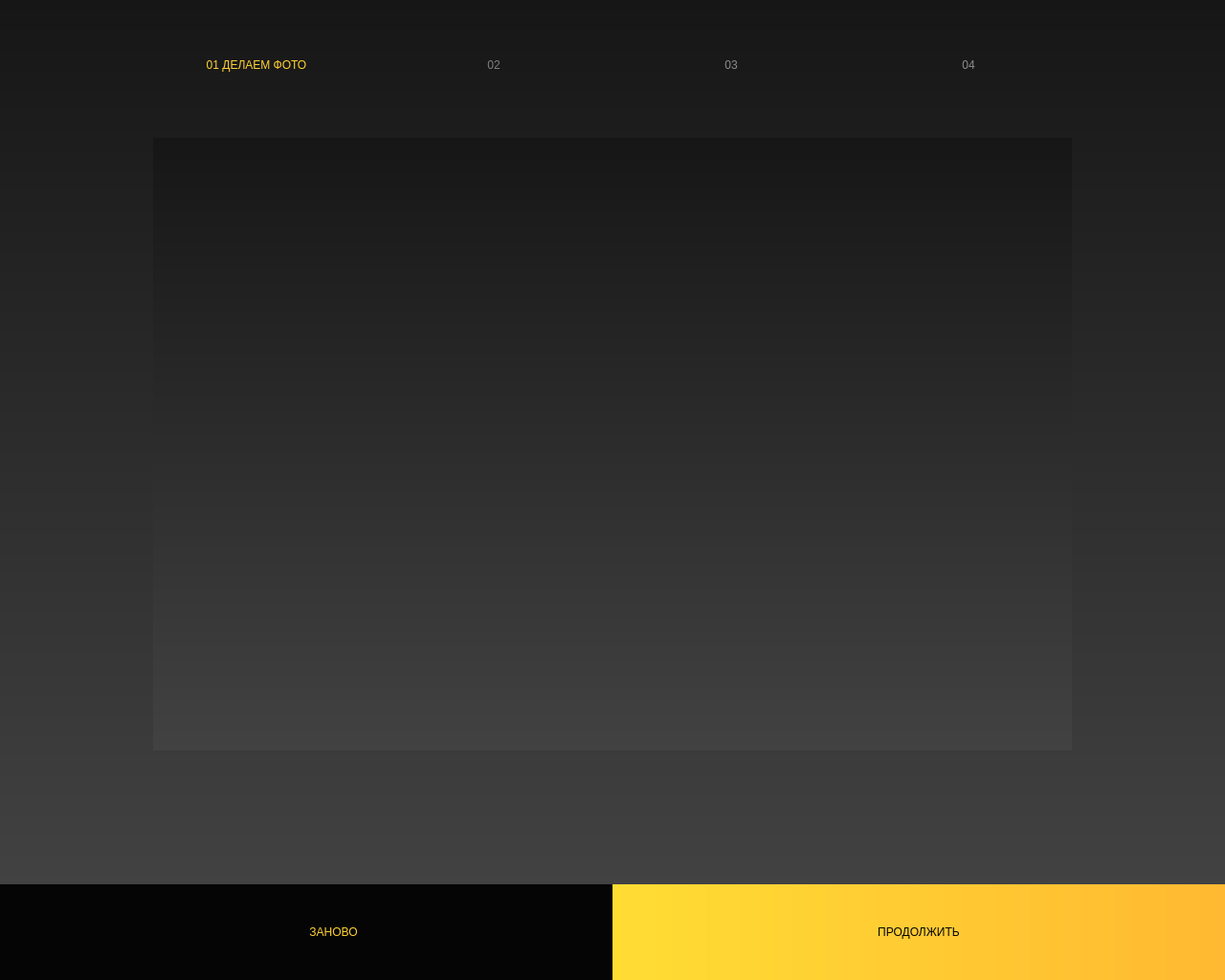
<?xml version="1.0" encoding="UTF-8"?>
<ui version="4.0">
 <class>TakePhotoPageWidget</class>
 <widget class="QWidget" name="TakePhotoPageWidget">
  <property name="geometry">
   <rect>
    <x>0</x>
    <y>0</y>
    <width>1280</width>
    <height>1024</height>
   </rect>
  </property>
  <property name="windowTitle">
   <string>Form</string>
  </property>
  <layout class="QHBoxLayout" name="horizontalLayout">
   <property name="spacing">
    <number>0</number>
   </property>
   <property name="leftMargin">
    <number>0</number>
   </property>
   <property name="topMargin">
    <number>0</number>
   </property>
   <property name="rightMargin">
    <number>0</number>
   </property>
   <property name="bottomMargin">
    <number>0</number>
   </property>
   <item>
    <widget class="QFrame" name="frame">
     <property name="styleSheet">
      <string notr="true">QFrame {
	background-color: rgb(5, 5, 5);
}</string>
     </property>
     <property name="frameShape">
      <enum>QFrame::StyledPanel</enum>
     </property>
     <property name="frameShadow">
      <enum>QFrame::Raised</enum>
     </property>
     <widget class="QLabel" name="logo">
      <property name="geometry">
       <rect>
        <x>40</x>
        <y>26</y>
        <width>70</width>
        <height>70</height>
       </rect>
      </property>
      <property name="styleSheet">
       <string notr="true">QLabel {
	background-color: rgba(0, 0, 0, 0);
}</string>
      </property>
      <property name="text">
       <string/>
      </property>
      <property name="pixmap">
       <pixmap resource="resources.qrc">:/images/logoSign.svg</pixmap>
      </property>
     </widget>
     <widget class="QLabel" name="stepOne">
      <property name="geometry">
       <rect>
        <x>160</x>
        <y>56</y>
        <width>216</width>
        <height>24</height>
       </rect>
      </property>
      <property name="styleSheet">
       <string notr="true">QLabel {
	background-color: rgba(0, 0, 0, 0);
	color: rgb(255, 210, 51);
}</string>
      </property>
      <property name="text">
       <string>01 ДЕЛАЕМ ФОТО</string>
      </property>
      <property name="alignment">
       <set>Qt::AlignCenter</set>
      </property>
     </widget>
     <widget class="QLabel" name="stepTwo">
      <property name="geometry">
       <rect>
        <x>408</x>
        <y>56</y>
        <width>216</width>
        <height>24</height>
       </rect>
      </property>
      <property name="styleSheet">
       <string notr="true">QLabel {
	color: rgb(127, 127, 127);
	background-color: rgba(0, 0, 0, 0);
}</string>
      </property>
      <property name="text">
       <string>02</string>
      </property>
      <property name="alignment">
       <set>Qt::AlignCenter</set>
      </property>
     </widget>
     <widget class="QLabel" name="stepThree">
      <property name="geometry">
       <rect>
        <x>656</x>
        <y>56</y>
        <width>216</width>
        <height>24</height>
       </rect>
      </property>
      <property name="styleSheet">
       <string notr="true">QLabel {
	background-color: rgba(0, 0, 0, 0);
	color: rgb(255, 255, 255, 127);
}</string>
      </property>
      <property name="text">
       <string>03</string>
      </property>
      <property name="alignment">
       <set>Qt::AlignCenter</set>
      </property>
     </widget>
     <widget class="QLabel" name="stepFour">
      <property name="geometry">
       <rect>
        <x>904</x>
        <y>56</y>
        <width>216</width>
        <height>24</height>
       </rect>
      </property>
      <property name="styleSheet">
       <string notr="true">QLabel {
	background-color: rgba(0, 0, 0, 0);
	color: rgb(255, 255, 255, 127);
}</string>
      </property>
      <property name="text">
       <string>04</string>
      </property>
      <property name="alignment">
       <set>Qt::AlignCenter</set>
      </property>
     </widget>
     <widget class="QPushButton" name="cancelButton">
      <property name="geometry">
       <rect>
        <x>1162</x>
        <y>18</y>
        <width>100</width>
        <height>100</height>
       </rect>
      </property>
      <property name="styleSheet">
       <string notr="true">QPushButton {
	background-color: rgba(0, 0, 0, 0);
border: no;
}</string>
      </property>
      <property name="text">
       <string/>
      </property>
      <property name="icon">
       <iconset resource="resources.qrc">
        <normaloff>:/images/cancel.svg</normaloff>:/images/cancel.svg</iconset>
      </property>
      <property name="iconSize">
       <size>
        <width>30</width>
        <height>30</height>
       </size>
      </property>
     </widget>
     <widget class="QStackedWidget" name="bottomPanel">
      <property name="geometry">
       <rect>
        <x>0</x>
        <y>924</y>
        <width>1280</width>
        <height>100</height>
       </rect>
      </property>
      <property name="currentIndex">
       <number>2</number>
      </property>
      <widget class="QWidget" name="takePhotoBottom">
       <property name="styleSheet">
        <string notr="true">QWidget  {
	background-color: qlineargradient(spread:pad, x1:0, y1:0, x2:1, y2:0, stop:0 #ffdd33, stop:1 #ffb932);
}</string>
       </property>
       <widget class="QPushButton" name="takePhotoButton">
        <property name="geometry">
         <rect>
          <x>0</x>
          <y>0</y>
          <width>1280</width>
          <height>100</height>
         </rect>
        </property>
        <property name="font">
         <font>
          <family>Proxima Nova Rg</family>
          <pointsize>8</pointsize>
          <weight>50</weight>
          <bold>false</bold>
         </font>
        </property>
        <property name="styleSheet">
         <string notr="true">QPushButton { 
	background-color: rgba(0, 0, 0, 0);
	border: none;
}</string>
        </property>
        <property name="iconSize">
         <size>
          <width>67</width>
          <height>62</height>
         </size>
        </property>
        <property name="flat">
         <bool>false</bool>
        </property>
       </widget>
       <widget class="QLabel" name="photoIcon">
        <property name="enabled">
         <bool>false</bool>
        </property>
        <property name="geometry">
         <rect>
          <x>436</x>
          <y>17</y>
          <width>67</width>
          <height>62</height>
         </rect>
        </property>
        <property name="styleSheet">
         <string notr="true">QLabel {
	background-color: rgba(0, 0, 0, 0);
}</string>
        </property>
        <property name="text">
         <string/>
        </property>
        <property name="pixmap">
         <pixmap resource="resources.qrc">:/images/cameraIcon.svg</pixmap>
        </property>
       </widget>
       <widget class="QLabel" name="takePhotoText">
        <property name="enabled">
         <bool>true</bool>
        </property>
        <property name="geometry">
         <rect>
          <x>527</x>
          <y>30</y>
          <width>317</width>
          <height>40</height>
         </rect>
        </property>
        <property name="sizePolicy">
         <sizepolicy hsizetype="Expanding" vsizetype="Preferred">
          <horstretch>0</horstretch>
          <verstretch>0</verstretch>
         </sizepolicy>
        </property>
        <property name="mouseTracking">
         <bool>false</bool>
        </property>
        <property name="styleSheet">
         <string notr="true">QLabel {
	background-color: rgba(0, 0, 0, 0);
}</string>
        </property>
        <property name="text">
         <string>СДЕЛАТЬ СНИМОК</string>
        </property>
       </widget>
       <zorder>takePhotoText</zorder>
       <zorder>photoIcon</zorder>
       <zorder>takePhotoButton</zorder>
      </widget>
      <widget class="QWidget" name="timerPanel">
       <property name="styleSheet">
        <string notr="true">QWidget {
	background-color: rgb(74, 74, 74);
}</string>
       </property>
       <widget class="QFrame" name="innerTimerFrame">
        <property name="geometry">
         <rect>
          <x>0</x>
          <y>0</y>
          <width>440</width>
          <height>100</height>
         </rect>
        </property>
        <property name="sizePolicy">
         <sizepolicy hsizetype="Preferred" vsizetype="Preferred">
          <horstretch>0</horstretch>
          <verstretch>0</verstretch>
         </sizepolicy>
        </property>
        <property name="styleSheet">
         <string notr="true">QFrame {
	background-color: qlineargradient(spread:pad, x1:0, y1:0, x2:1, y2:0, stop:0 #ffdd33, stop:1 #ffb932);
}</string>
        </property>
        <property name="frameShape">
         <enum>QFrame::StyledPanel</enum>
        </property>
        <property name="frameShadow">
         <enum>QFrame::Raised</enum>
        </property>
        <widget class="QLabel" name="timerIcon">
         <property name="geometry">
          <rect>
           <x>32</x>
           <y>18</y>
           <width>64</width>
           <height>64</height>
          </rect>
         </property>
         <property name="styleSheet">
          <string notr="true">QLabel {
	background-color: rgba(0, 0, 0, 0);
}</string>
         </property>
         <property name="text">
          <string/>
         </property>
         <property name="pixmap">
          <pixmap resource="resources.qrc">:/images/timer.svg</pixmap>
         </property>
         <property name="scaledContents">
          <bool>false</bool>
         </property>
         <property name="alignment">
          <set>Qt::AlignCenter</set>
         </property>
        </widget>
        <widget class="QLabel" name="timer">
         <property name="geometry">
          <rect>
           <x>143</x>
           <y>21</y>
           <width>214</width>
           <height>64</height>
          </rect>
         </property>
         <property name="styleSheet">
          <string notr="true">QLabel {
	background-color: rgba(0, 0, 0, 0);
}</string>
         </property>
         <property name="text">
          <string>00:00:00</string>
         </property>
        </widget>
       </widget>
      </widget>
      <widget class="QWidget" name="photoTakenBottom">
       <property name="styleSheet">
        <string notr="true">QWidget {
	background-color: rgb(5, 5, 5);
}</string>
       </property>
       <widget class="QPushButton" name="retakePhotoButton">
        <property name="geometry">
         <rect>
          <x>0</x>
          <y>0</y>
          <width>640</width>
          <height>100</height>
         </rect>
        </property>
        <property name="styleSheet">
         <string notr="true">QPushButton {
	background-color: rgba(0, 0, 0, 0);
	border: no
}</string>
        </property>
        <property name="text">
         <string/>
        </property>
       </widget>
       <widget class="QLabel" name="photoIcon1">
        <property name="geometry">
         <rect>
          <x>221</x>
          <y>35</y>
          <width>32</width>
          <height>30</height>
         </rect>
        </property>
        <property name="text">
         <string/>
        </property>
        <property name="pixmap">
         <pixmap resource="resources.qrc">:/images/cameraIcon1.svg</pixmap>
        </property>
        <property name="scaledContents">
         <bool>true</bool>
        </property>
        <property name="alignment">
         <set>Qt::AlignCenter</set>
        </property>
       </widget>
       <widget class="QLabel" name="retakePhototText">
        <property name="geometry">
         <rect>
          <x>277</x>
          <y>30</y>
          <width>143</width>
          <height>40</height>
         </rect>
        </property>
        <property name="styleSheet">
         <string notr="true">QLabel {
	color: rgb(255, 210, 51);
	
	background-color: rgb(0, 0, 0, 0);
}</string>
        </property>
        <property name="text">
         <string>ЗАНОВО</string>
        </property>
        <property name="alignment">
         <set>Qt::AlignCenter</set>
        </property>
       </widget>
       <widget class="QPushButton" name="continueButton">
        <property name="geometry">
         <rect>
          <x>640</x>
          <y>0</y>
          <width>640</width>
          <height>100</height>
         </rect>
        </property>
        <property name="styleSheet">
         <string notr="true">QPushButton { 
	color: rgb(5, 5, 5);
	background-color: qlineargradient(spread:pad, x1:0, y1:0, x2:1, y2:0, stop:0 #ffdd33, stop:1 #ffb932);
	border: none;
}</string>
        </property>
        <property name="text">
         <string>ПРОДОЛЖИТЬ</string>
        </property>
       </widget>
       <zorder>photoIcon1</zorder>
       <zorder>retakePhototText</zorder>
       <zorder>retakePhotoButton</zorder>
       <zorder>continueButton</zorder>
      </widget>
     </widget>
     <widget class="QStackedWidget" name="mainPanel">
      <property name="geometry">
       <rect>
        <x>0</x>
        <y>0</y>
        <width>1280</width>
        <height>924</height>
       </rect>
      </property>
      <property name="currentIndex">
       <number>1</number>
      </property>
      <widget class="QWidget" name="takePhotoMain">
       <property name="styleSheet">
        <string notr="true">QWidget {
	background-color: rgb(5, 5, 5);
}</string>
       </property>
       <widget class="QFrame" name="topGradient">
        <property name="geometry">
         <rect>
          <x>0</x>
          <y>67</y>
          <width>1280</width>
          <height>136</height>
         </rect>
        </property>
        <property name="styleSheet">
         <string notr="true">QFrame {

	background-color: qlineargradient(spread:pad, x1:0, y1:0, x2:0, y2:1, stop:0 rgba(0, 0, 0, 255), stop:1 rgba(0, 0, 0, 0));
}</string>
        </property>
        <property name="frameShape">
         <enum>QFrame::StyledPanel</enum>
        </property>
        <property name="frameShadow">
         <enum>QFrame::Raised</enum>
        </property>
       </widget>
       <widget class="QLabel" name="cameraOutput">
        <property name="geometry">
         <rect>
          <x>0</x>
          <y>70</y>
          <width>1280</width>
          <height>854</height>
         </rect>
        </property>
        <property name="styleSheet">
         <string notr="true">QLabel {
	
	color: rgb(255, 255, 255);
}</string>
        </property>
        <property name="text">
         <string/>
        </property>
        <property name="scaledContents">
         <bool>false</bool>
        </property>
        <property name="alignment">
         <set>Qt::AlignCenter</set>
        </property>
       </widget>
       <zorder>cameraOutput</zorder>
       <zorder>topGradient</zorder>
      </widget>
      <widget class="QWidget" name="photoTakenMain">
       <property name="styleSheet">
        <string notr="true">QWidget {
	background-color: qlineargradient(spread:pad, x1:0, y1:0, x2:0, y2:1, stop:0 #161616, stop:1 #424242);
}</string>
       </property>
       <widget class="QFrame" name="takenPhotoFrame">
        <property name="geometry">
         <rect>
          <x>160</x>
          <y>144</y>
          <width>960</width>
          <height>640</height>
         </rect>
        </property>
        <property name="frameShape">
         <enum>QFrame::StyledPanel</enum>
        </property>
        <property name="frameShadow">
         <enum>QFrame::Raised</enum>
        </property>
       </widget>
       <widget class="QLabel" name="takenPhoto">
        <property name="geometry">
         <rect>
          <x>160</x>
          <y>144</y>
          <width>960</width>
          <height>640</height>
         </rect>
        </property>
        <property name="styleSheet">
         <string notr="true">QLabel {
	
	color: rgb(255, 255, 255);
}</string>
        </property>
        <property name="text">
         <string/>
        </property>
        <property name="alignment">
         <set>Qt::AlignCenter</set>
        </property>
       </widget>
      </widget>
     </widget>
     <zorder>bottomPanel</zorder>
     <zorder>mainPanel</zorder>
     <zorder>logo</zorder>
     <zorder>cancelButton</zorder>
     <zorder>stepOne</zorder>
     <zorder>stepThree</zorder>
     <zorder>stepFour</zorder>
     <zorder>stepTwo</zorder>
    </widget>
   </item>
  </layout>
 </widget>
 <resources>
  <include location="resources.qrc"/>
 </resources>
 <connections/>
</ui>
